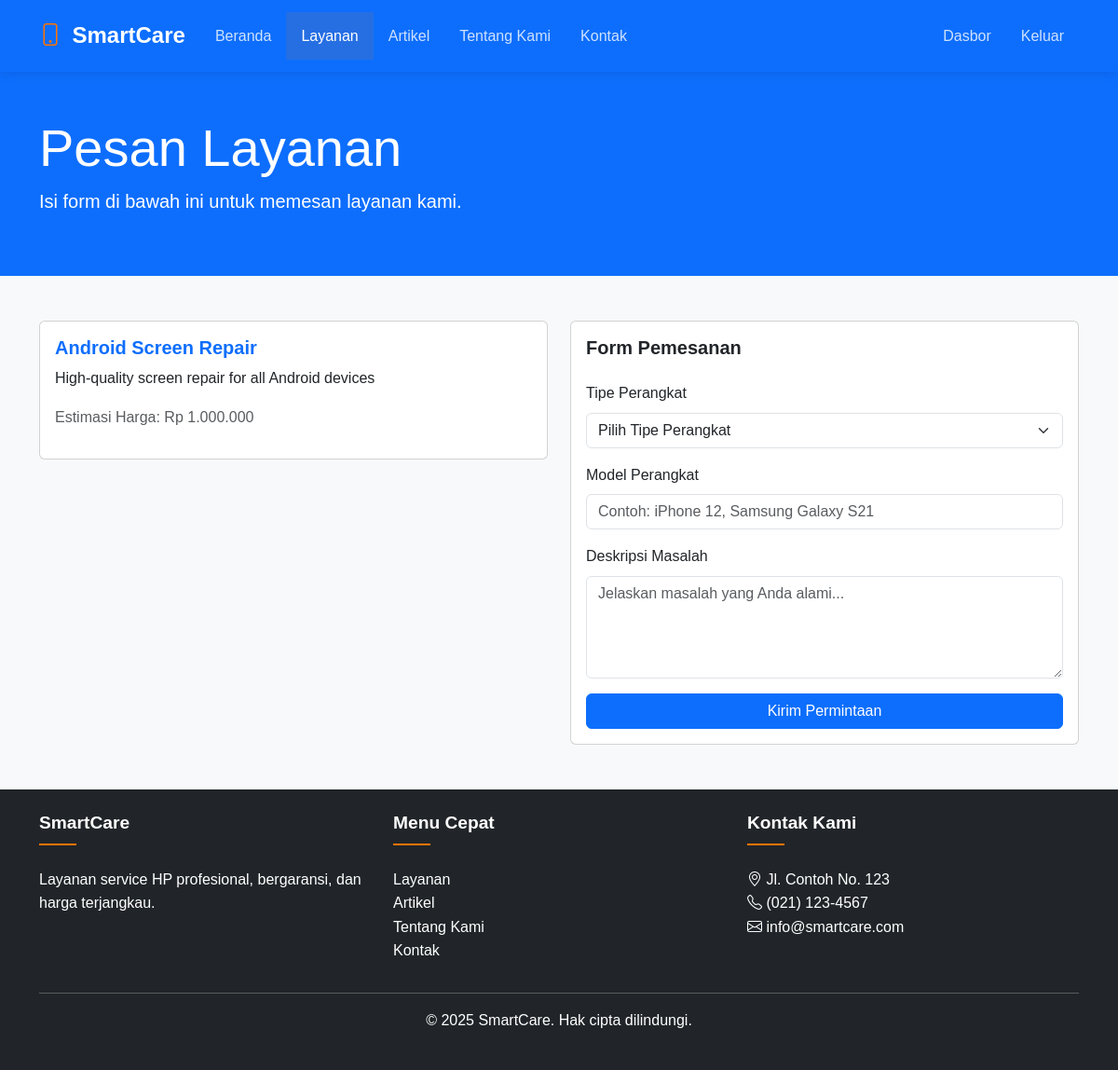
Page /service_request.php?id=2 (signed in) on the committed database.
### tables this page shows
CREATE TABLE IF NOT EXISTS services (
    id INT AUTO_INCREMENT PRIMARY KEY,
    name VARCHAR(100) NOT NULL,
    slug VARCHAR(100) NOT NULL UNIQUE,
    description TEXT NOT NULL,
    price DECIMAL(10,2) NOT NULL,
    category_id INT,
    image VARCHAR(255),
    is_featured TINYINT(1) DEFAULT 0,
    created_at TIMESTAMP DEFAULT CURRENT_TIMESTAMP,
    updated_at TIMESTAMP DEFAULT CURRENT_TIMESTAMP ON UPDATE CURRENT_TIMESTAMP,
    FOREIGN KEY (category_id) REFERENCES service_categories(id) ON DELETE SET NULL,
    INDEX idx_slug (slug),
    INDEX idx_category (category_id),
    INDEX idx_featured (is_featured)
);

### includes/functions.php (called while the page is built, shortened)
<?php
function isLoggedIn() {
    return isset($_SESSION['user_id']);
}
function getServiceById($id) {
    global $conn;
    $stmt = $conn->prepare("
        SELECT s.*, sc.name as category_name
        FROM services s
        LEFT JOIN service_categories sc ON s.category_id = sc.id
        WHERE s.id = :id
    ");
    $stmt->bindParam(':id', $id);
    $stmt->execute();
    return $stmt->fetch(PDO::FETCH_ASSOC);
}
?>

### service_request.php (the view, shortened to what this page needs)
<?php
require_once 'config/database.php';
require_once 'includes/functions.php';
$success = '';
if (isset($_GET['id'])) {
    try {
        $service_id = (int)$_GET['id'];
        $service = getServiceById($service_id);
    } catch(PDOException $e) {
        error_log("Error getting service details: " . $e->getMessage());
        $error = "Terjadi kesalahan saat memuat detail layanan. Silakan coba lagi nanti.";
    }
} else {
    header('Location: services.php');
    exit();
}
?>
<!DOCTYPE html>
<html lang="id">
<head>
    <link href="https://cdn.jsdelivr.net/npm/bootstrap@5.3.0/dist/css/bootstrap.min.css" rel="stylesheet">
    <link rel="stylesheet" href="https://cdn.jsdelivr.net/npm/bootstrap-icons@1.7.2/font/bootstrap-icons.css">
    <link rel="stylesheet" href="assets/css/style.css">
</head>
<body>
    <nav class="navbar navbar-expand-lg navbar-dark bg-primary">
        <div class="container">
            <a class="navbar-brand" href="index.php">
                <i class="bi bi-phone"></i> SmartCare
            </a>
            <div class="collapse navbar-collapse" id="navbarNav">
                <ul class="navbar-nav me-auto">
                    <li class="nav-item">
                        <a class="nav-link" href="index.php">Beranda</a>
                    </li>
                    <li class="nav-item">
                        <a class="nav-link active" href="services.php">Layanan</a>
                    </li>
                    <li class="nav-item">
                        <a class="nav-link" href="blog.php">Artikel</a>
                    </li>
                    <li class="nav-item">
                        <a class="nav-link" href="about.php">Tentang Kami</a>
                    </li>
                    <li class="nav-item">
                        <a class="nav-link" href="contact.php">Kontak</a>
                    </li>
                </ul>
                <ul class="navbar-nav">
                    <?php if (isLoggedIn()): ?>
                        <li class="nav-item">
                            <a class="nav-link" href="admin/index.php">Dasbor</a>
                        </li>
                        <li class="nav-item">
                            <a class="nav-link" href="logout.php">Keluar</a>
                        </li>
                    <?php endif; ?>
                </ul>
            </div>
        </div>
    </nav>
    <div class="bg-primary text-white py-5">
        <div class="container">
            <h1 class="display-4">Pesan Layanan</h1>
            <p class="lead">Isi form di bawah ini untuk memesan layanan kami.</p>
        </div>
    </div>
    <div class="container py-5">
        <?php if ($success): ?>
            <div class="alert alert-success"><?php echo $success; ?></div>
        <?php else: ?>
            <div class="row">
                <div class="col-md-6">
                    <div class="card mb-4">
                        <div class="card-body">
                            <h5 class="card-title text-primary"><?php echo htmlspecialchars($service['name']); ?></h5>
                            <p class="card-text"><?php echo htmlspecialchars($service['description']); ?></p>
                            <p class="text-muted">Estimasi Harga: Rp <?php echo number_format($service['price'], 0, ',', '.'); ?></p>
                        </div>
                    </div>
                </div>
                <div class="col-md-6">
                    <div class="card">
                        <div class="card-body">
                            <h5 class="card-title mb-4">Form Pemesanan</h5>
                            <form method="POST" action="">
                                <div class="mb-3">
                                    <label for="device_type" class="form-label">Tipe Perangkat</label>
                                    <select class="form-select" id="device_type" name="device_type" required>
                                        <option value="">Pilih Tipe Perangkat</option>
                                    </select>
                                </div>
                                <div class="mb-3">
                                    <label for="device_model" class="form-label">Model Perangkat</label>
                                    <input type="text" class="form-control" id="device_model" name="device_model"
                                           required placeholder="Contoh: iPhone 12, Samsung Galaxy S21">
                                </div>
                                <div class="mb-3">
                                    <label for="problem_description" class="form-label">Deskripsi Masalah</label>
                                    <textarea class="form-control" id="problem_description" name="problem_description"
                                              rows="4" required placeholder="Jelaskan masalah yang Anda alami..."></textarea>
                                </div>
                                <button type="submit" class="btn btn-primary w-100">Kirim Permintaan</button>
                            </form>
                        </div>
                    </div>
                </div>
            </div>
        <?php endif; ?>
    </div>
    <footer class="bg-dark text-white py-4">
        <div class="container">
            <div class="row">
                <div class="col-md-4">
                    <h5>SmartCare</h5>
                    <p>Layanan service HP profesional, bergaransi, dan harga terjangkau.</p>
                </div>
                <div class="col-md-4">
                    <h5>Menu Cepat</h5>
                    <ul class="list-unstyled">
                        <li><a href="services.php" class="text-white">Layanan</a></li>
                        <li><a href="blog.php" class="text-white">Artikel</a></li>
                        <li><a href="about.php" class="text-white">Tentang Kami</a></li>
                        <li><a href="contact.php" class="text-white">Kontak</a></li>
                    </ul>
                </div>
                <div class="col-md-4">
                    <h5>Kontak Kami</h5>
                    <ul class="list-unstyled">
                        <li><i class="bi bi-geo-alt"></i> Jl. Contoh No. 123</li>
                        <li><i class="bi bi-telephone"></i> (021) 123-4567</li>
                        <li><i class="bi bi-envelope"></i> info@smartcare.com</li>
                    </ul>
                </div>
            </div>
            <hr>
            <div class="text-center">
                <p>&copy; <?php echo date('Y'); ?> SmartCare. Hak cipta dilindungi.</p>
            </div>
        </div>
    </footer>
</body>
</html>

### assets/css/style.css (style rules this page uses)
body { font-family: 'Poppins', sans-serif; background-color: #f8f9fa; color: #333; line-height: 1.6; }
a { text-decoration: none; transition: all 0.3s ease; }
h1, h2, h3, h4, h5, h6 { font-weight: 600; }
.navbar { background-color: #0b2e59; padding: 0.8rem 0; box-shadow: 0 2px 10px rgba(0, 0, 0, 0.1); }
.navbar-brand { font-weight: 700; font-size: 1.5rem; color: #fff; }
.navbar-brand i { color: #ff7300; margin-right: 0.3rem; }
.navbar-dark .navbar-nav .nav-link { color: rgba(255,255,255,0.8); font-weight: 500; padding: 0.8rem 1rem; transition: all 0.3s ease; }
.navbar-dark .navbar-nav .nav-link:hover, .navbar-dark .navbar-nav .nav-link.active { color: #fff; background-color: rgba(255, 115, 0, 0.1); }
footer { background-color: #0b2e59; color: rgba(255, 255, 255, 0.7); padding-top: 4rem; }
footer h5 { color: #fff; font-size: 1.2rem; margin-bottom: 1.5rem; position: relative; padding-bottom: 0.8rem; }
footer h5::after { content: ''; position: absolute; bottom: 0; left: 0; width: 40px; height: 2px; background-color: #ff7300; }

### rows in the picture
services: name "Android Screen Repair", description "High-quality screen repair for all Android devices", price "1.000.000"
